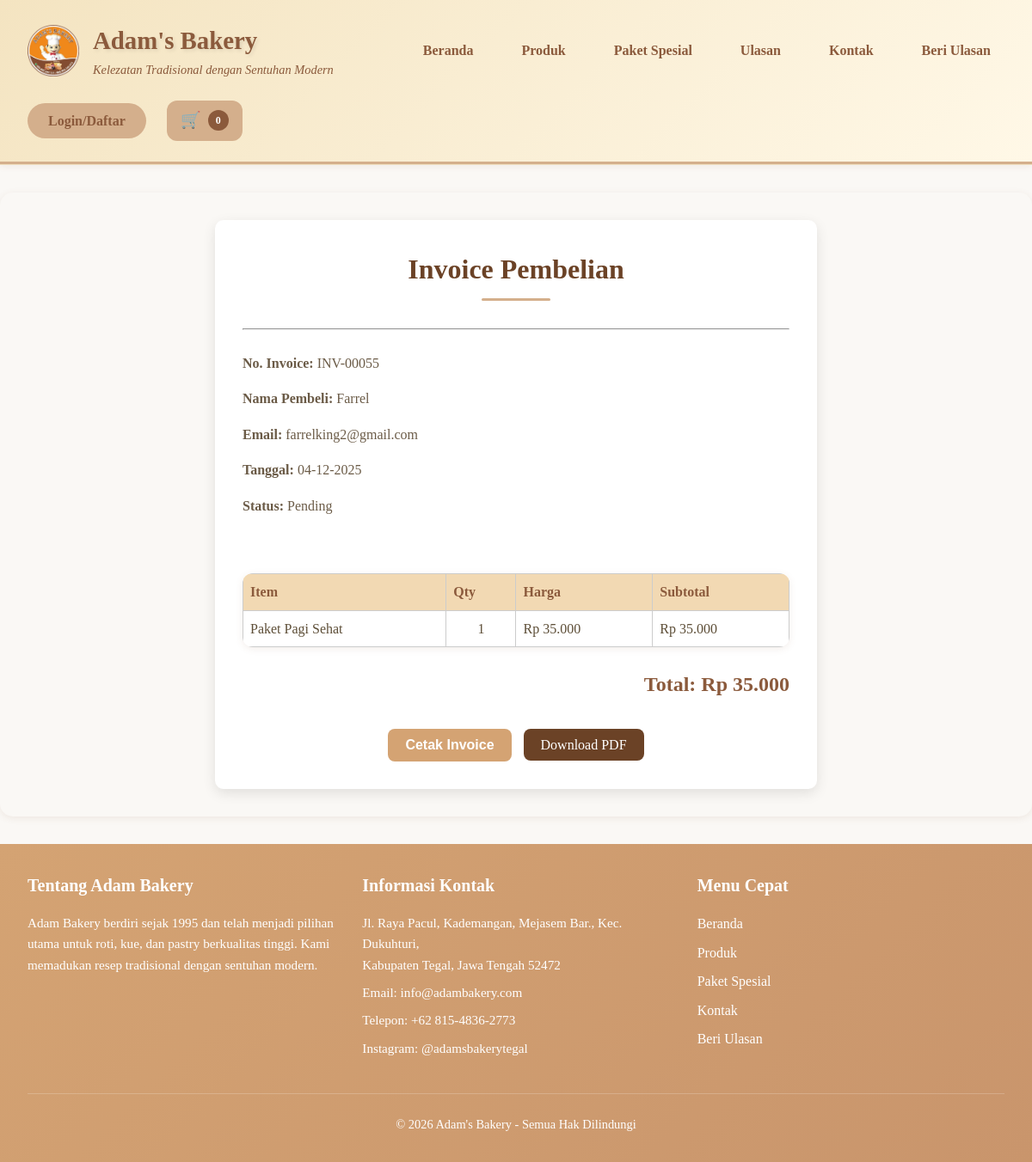
The app's page /invoice.php?transaction_id=55, older data.
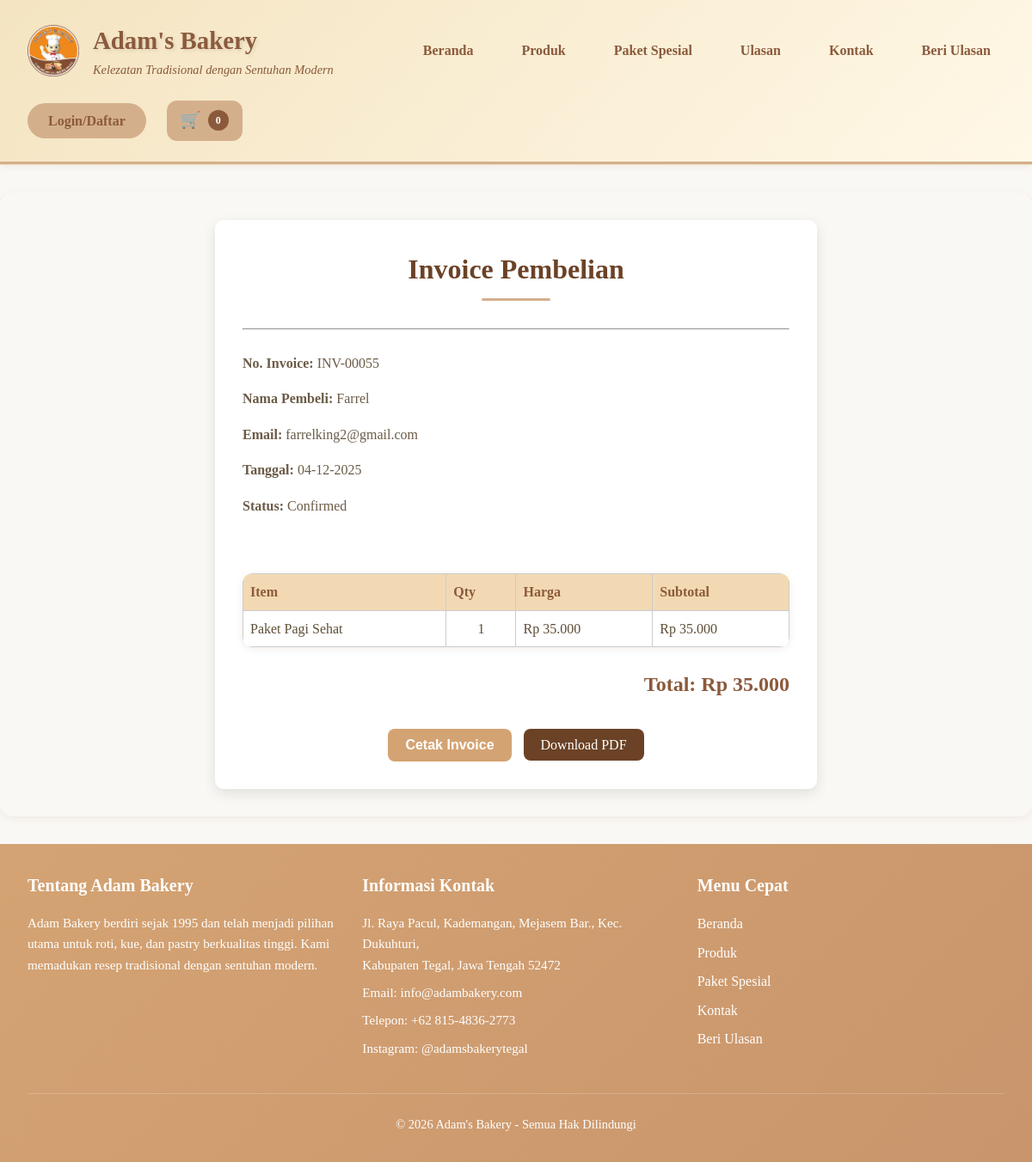
The same page, newer data.
### tables this page shows
CREATE TABLE `transactions` (
  `id` int(11) NOT NULL AUTO_INCREMENT,
  `nama_pembeli` varchar(255) NOT NULL,
  `email` varchar(255) NOT NULL,
  `phone` varchar(20) DEFAULT NULL,
  `alamat` text DEFAULT NULL,
  `total_amount` decimal(10,2) NOT NULL,
  `payment_method` enum('transfer_bank') DEFAULT 'transfer_bank',
  `bank_name` varchar(100) DEFAULT NULL,
  `account_name` varchar(255) DEFAULT NULL,
  `account_number` varchar(50) DEFAULT NULL,
  `transfer_amount` decimal(10,2) DEFAULT NULL,
  `transfer_proof` varchar(255) DEFAULT NULL,
  `status` enum('pending','confirmed','cancelled') DEFAULT 'pending',
  `created_at` timestamp NOT NULL DEFAULT current_timestamp(),
  `updated_at` timestamp NOT NULL DEFAULT current_timestamp() ON UPDATE current_timestamp(),
  `customer_id` int(11) DEFAULT NULL,
  `bukti_pembayaran` varchar(255) DEFAULT NULL COMMENT 'bukti pembayaran',
  `admin_notified_at` timestamp NULL DEFAULT NULL COMMENT 'Waktu notifikasi admin dikirim',
  `admin_notified_status` enum('pending','sent','failed') DEFAULT 'pending' COMMENT 'Status pengiriman notifikasi ke admin (pending/sent/failed)',
  `admin_notifications_disabled` tinyint(1) DEFAULT 0,
  PRIMARY KEY (`id`),
  KEY `idx_transaction_customer` (`customer_id`),
  CONSTRAINT `transactions_ibfk_1` FOREIGN KEY (`customer_id`) REFERENCES `customer_users` (`id`) ON DELETE SET NULL
);

### invoice.php (the view, shortened to what this page needs)
<?php
include 'includes/header.php';
$transaction = null;
$items = null;
$transaction_id = isset($_GET['transaction_id']) ? intval($_GET['transaction_id']) : 0;
if ($transaction_id > 0) {
    $stmt = $conn->prepare("SELECT * FROM transactions WHERE id = ?");
    $stmt->bind_param('i', $transaction_id);
    $stmt->execute();
    $result = $stmt->get_result();
    if ($result && $result->num_rows > 0) {
        $transaction = $result->fetch_assoc();
        $items_stmt = $conn->prepare("
            SELECT ti.*,
                   CASE
                       WHEN ti.item_type = 'product' THEN p.nama
                       WHEN ti.item_type = 'package' THEN pkg.nama
                   END as item_name
            FROM transaction_items ti
            LEFT JOIN products p ON ti.product_id = p.id
            LEFT JOIN packages pkg ON ti.package_id = pkg.id
            WHERE ti.transaction_id = ?
        ");
        $items_stmt->bind_param('i', $transaction_id);
        $items_stmt->execute();
        $items = $items_stmt->get_result();
    }
}
?>
<main style="background: #fff; padding: 2rem; margin: 2rem auto; max-width: 700px; border-radius: 10px; box-shadow: 0 5px 15px rgba(0,0,0,0.1);">
    <?php if ($transaction): ?>
        <h2 style="text-align: center; color: #6b4226;">Invoice Pembelian</h2>
        <hr><br>
        <p><strong>No. Invoice:</strong> INV-<?php echo str_pad($transaction['id'], 5, '0', STR_PAD_LEFT); ?></p>
        <p><strong>Nama Pembeli:</strong> <?php echo htmlspecialchars($transaction['nama_pembeli'], ENT_QUOTES, 'UTF-8'); ?></p>
        <p><strong>Email:</strong> <?php echo htmlspecialchars($transaction['email'], ENT_QUOTES, 'UTF-8'); ?></p>
        <p><strong>Tanggal:</strong> <?php echo date('d-m-Y', strtotime($transaction['created_at'])); ?></p>
        <p><strong>Status:</strong> <?php echo htmlspecialchars(ucfirst($transaction['status']), ENT_QUOTES, 'UTF-8'); ?></p>
        <br>
        <?php if ($items && $items->num_rows > 0): ?>
        <table style="width:100%; border-collapse: collapse;">
            <thead>
                <tr style="background: #f2d9b3;">
                    <th style="padding: 8px; border: 1px solid #ccc;">Item</th>
                    <th style="padding: 8px; border: 1px solid #ccc;">Qty</th>
                    <th style="padding: 8px; border: 1px solid #ccc;">Harga</th>
                    <th style="padding: 8px; border: 1px solid #ccc;">Subtotal</th>
                </tr>
            </thead>
            <tbody>
                <?php
                $total = 0;
                while ($item = $items->fetch_assoc()):
                    $subtotal = $item['price'] * $item['quantity'];
                    $total += $subtotal;
                ?>
                <tr>
                    <td style="padding: 8px; border: 1px solid #ccc;"><?php echo htmlspecialchars($item['item_name']); ?></td>
                    <td style="padding: 8px; border: 1px solid #ccc; text-align: center;"><?php echo $item['quantity']; ?></td>
                    <td style="padding: 8px; border: 1px solid #ccc;">Rp <?php echo number_format($item['price'], 0, ',', '.'); ?></td>
                    <td style="padding: 8px; border: 1px solid #ccc;">Rp <?php echo number_format($subtotal, 0, ',', '.'); ?></td>
                </tr>
                <?php endwhile; ?>
            </tbody>
        </table>
        <h3 style="text-align: right; margin-top: 1rem;">Total: Rp <?php echo number_format($total, 0, ',', '.'); ?></h3>
        <?php endif; ?>
        <div style="text-align: center; margin-top: 2rem;">
            <button onclick="window.print()"
                style="background: #d4a373; color: white; border: none; padding: 10px 20px; border-radius: 8px; cursor: pointer; margin-right: 10px;">
                Cetak Invoice
            </button>
            <a href="invoice_download.php?transaction_id=<?php echo $transaction_id; ?>"
                style="background: #6b4226; color: white; text-decoration: none; padding: 10px 20px; border-radius: 8px;">
                Download PDF
            </a>
        </div>
    <?php else: ?>
        <p>Data transaksi tidak ditemukan.</p>
    <?php endif; ?>
</main>
<?php include 'includes/footer.php'; ?>

Row changes from the older to the newer data that the page shows:
changed transactions "Farrel": status "Pending" → "Confirmed"
